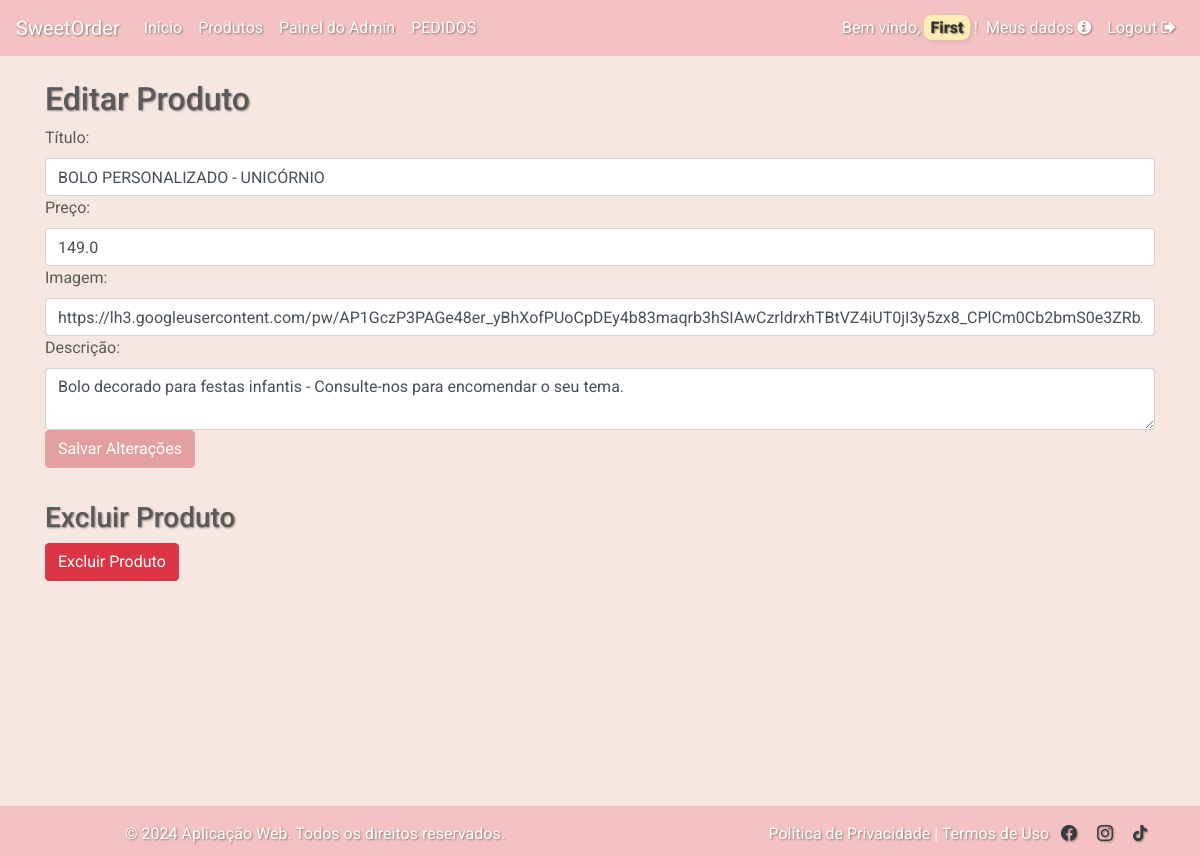
The app's page /admin/editar_produto/1 (signed in), older data.
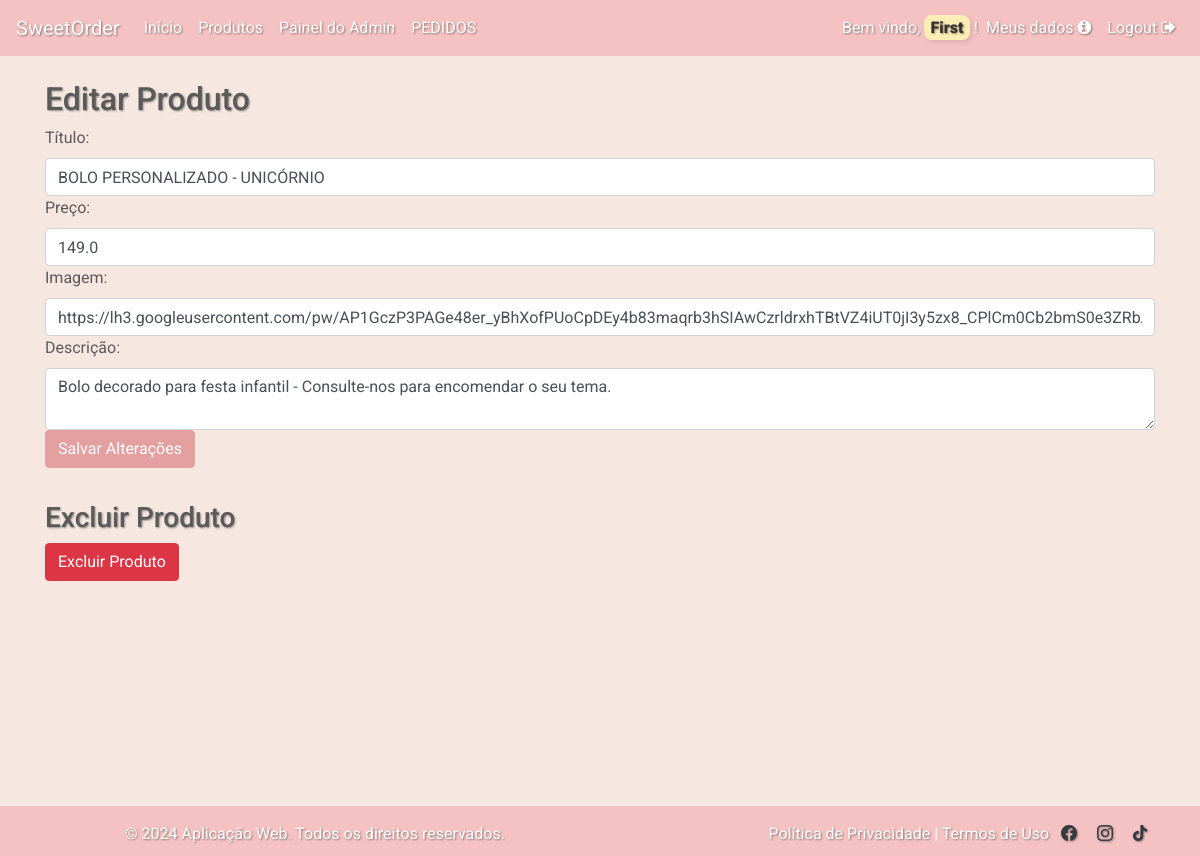
The same page, newer data.
### app/models.py (models this page shows)
class User(db.Model, UserMixin):
    id = db.Column(db.Integer, primary_key=True)
    first_name = db.Column(db.String(150))
    last_name = db.Column(db.String(150))
    cpf = db.Column(db.String(12))
    email = db.Column(db.String(150), unique=True)
    password = db.Column(db.String(150))
    birth_date = db.Column(db.String(20))
    address = db.Column(db.String(250))
    phone = db.Column(db.String(12))
    admin = db.Column(db.Boolean, default=False)

class Product(db.Model):
    id = db.Column(db.Integer, primary_key=True)
    name = db.Column(db.String(100), nullable=False)
    description = db.Column(db.String(200), nullable=False)
    price = db.Column(db.Float, nullable=False)
    image = db.Column(db.String(5000), nullable=False)

### app/blueprints/admin/routes.py (the view, shortened to what this page needs)
@admin.route('/editar_produto/<int:id>', methods=['GET', 'POST'])
@login_required
def editprod(id):
     if not current_user.admin:
        flash('Somente o administrador pode acessar esta página.', category='danger')
        return redirect(url_for('client.products'))
     product = Product.query.get(id)
     return render_template('admin/prod_edit.html', product=product)

### app/templates/admin/prod_edit.html (shortened to what this page needs)
{% extends "shared/base.html" %}
{% block content %}
<h2>Editar Produto</h2>
<form method="POST" class="form-horizontal">
    <label for="name">Título:</label>
    <input type="text" class="form-control" id="name" name="name" value="{{ product.name }}" required>
    <label for="price">Preço:</label>
    <input type="number" class="form-control" id="price" name="price" value="{{ product.price }}" required>
    <label for="name">Imagem:</label>
    <input type="text" class="form-control" id="image" name="image" value="{{ product.image }}" required>
    <label for="description">Descrição:</label>
    <textarea class="form-control" id="description" name="description" placeholder="Insira o texto" maxlength="500">{{ product.description }}</textarea>
    <button type="submit" class="btn btn-primary">Salvar Alterações</button>
</form>
<h3>Excluir Produto</h3>
<form id="delete-product-form" action="{{ url_for('admin.delprod', id=product.id) }}" method="POST">
    <button type="button" class="btn btn-danger" onclick="openConfirmModal()">Excluir Produto</button>
</form>
{% endblock %}

### app/templates/shared/base.html (shortened to what this page needs)
<!doctype html>
<html lang="en">
    <head>
        <link href="https://stackpath.bootstrapcdn.com/bootstrap/4.5.2/css/bootstrap.min.css" rel="stylesheet">
        <link href="{{ url_for('static', filename='css/custom.css') }}" rel="stylesheet">
        <link href="https://cdnjs.cloudflare.com/ajax/libs/bootstrap-icons/1.5.0/font/bootstrap-icons.min.css" rel="stylesheet">
        <link href="https://cdnjs.cloudflare.com/ajax/libs/font-awesome/5.15.4/css/all.min.css" rel="stylesheet">
        <link rel="stylesheet" href="https://cdnjs.cloudflare.com/ajax/libs/font-awesome/4.7.0/css/font-awesome.min.css">
    </head>
    <body>
        <nav class="navbar navbar-expand-lg navbar-custom">
            <a class="navbar-brand">SweetOrder</a>
            <div class="collapse navbar-collapse" id="navbarNav">
                <ul class="navbar-nav mr-auto">
                    <li class="nav-item">
                        <a class="nav-link" href="{{ url_for('auth.home') }}">Início</a>
                    </li>
                    <li class="nav-item">
                        <a class="nav-link" href="{{ url_for('client.products') }}">Produtos</a>
                    </li>
                    {% if current_user.admin %}
                    <li class="nav-item">
                        <a class="nav-link" href="{{ url_for('admin.adm_Dashboard') }}">Painel do Admin</a>
                    </li>
                    <li class="nav-item">
                        <a class="nav-link" href="{{ url_for('admin.admin_orders') }}">PEDIDOS</a>
                    </li>
                    {% endif %}
                </ul>
                <ul class="navbar-nav">
                    {% if current_user.is_authenticated %}
                    <li class="nav-item">
                        <span class="navbar-text">
                            <a>Bem vindo, <mark><b> {{ current_user.first_name }}</b></mark> !</a>
                        </span>
                    </li>
                    <li class="nav-item">
                        <a class="nav-link" href="{{ url_for('auth.update_profile') }}">Meus dados <i class="fa fa-info-circle"></i></a>
                    </li>
                    <li class="nav-item">
                        <a class="nav-link" href="{{ url_for('auth.logout') }}">Logout <i class="fa fa-sign-out"></i></a>
                    </li>
                    {% endif %}
                </ul>
            </div>
        </nav>
        <div class="d-flex flex-column min-vh-100">
            <div class="container mt-4 mb-auto">
                {% block content %}{% endblock %}
            </div>
        </div>
        <footer class="footer-custom mt-auto py-3">
            <div class="container">
                <div class="row">
                    <div class="col-md-6">
                        <p>&copy; 2024 Aplicação Web. Todos os direitos reservados.</p>
                    </div>
                    <div class="col-md-6 text-right">
                        <a href="#" data-toggle="modal" data-target="#privacyModal">Política de Privacidade</a> |
                        <a href="#" data-toggle="modal" data-target="#termsModal">Termos de Uso</a>
                        <a href="https://www.facebook.com/profile.php?id=100063757321872" target="_blank" class="text-dark mx-2"><i class="bi bi-facebook"></i></a>
                        <a href="https://www.instagram.com/doceriakaumagnabosco/" target="_blank" class="text-dark mx-2"><i class="bi bi-instagram"></i></a>
                        <a href="https://www.tiktok.com/@doceriakauanamagnabosco" target="_blank" class="text-dark mx-2"><i class="fab fa-tiktok"></i></a>
                    </div>
                </div>
            </div>
        </footer>
    </body>
</html>

### app/static/css/custom.css (style rules this page uses)
html, body { height: 100%; margin: 0; }
.container { min-height: 100%; display: flex; flex-direction: column; }
.container .row { flex-grow: 1; }
a, h1, h2, h3, h4, h5, h6, p, th, td { text-shadow: 1px 1px 2px rgba(0, 0, 0, 0.4); }
mark { background-color: #ffedb6; color: #333; border-radius: 8px; padding: 0.2em 0.4em; box-shadow: 2px 2px 5px rgba(0, 0, 0, 0.1); font-weight: bold; }
.container { padding-bottom: 50px; }
body { font-family: 'Roboto', sans-serif; background-color: #f7e7e1; color: #5a5a5a; }
.navbar-custom { background-color: #f4c2c2; color: #ffffff; }
.navbar-custom .navbar-brand, .navbar-custom .nav-link, .navbar-custom .navbar-text { color: #ffffff; }
footer { position: relative; bottom: 0; width: 100%; height: 50px; background-color: #f8f9fa; text-align: center; padding: 10px; }
.footer-custom { background-color: #f4c2c2; color: #ffffff; padding: 20px 0; position: fixed; width: 100%; bottom: 0; }
.footer-custom a { color: #ffffff; text-decoration: none; }
.form-control { border-radius: 0.25rem; border: 1px solid #ced4da; }
.btn-primary { background-color: #e4a0a0; border-color: #e4a0a0; }

Row changes from the older to the newer data that the page shows:
changed Product "BOLO PERSONALIZADO - UNICÓRNIO": description "Bolo decorado para festas infantis - Consulte-nos para encomendar o seu tema." → "Bolo decorado para festa infantil - Consulte-nos para encomendar o seu tema."
